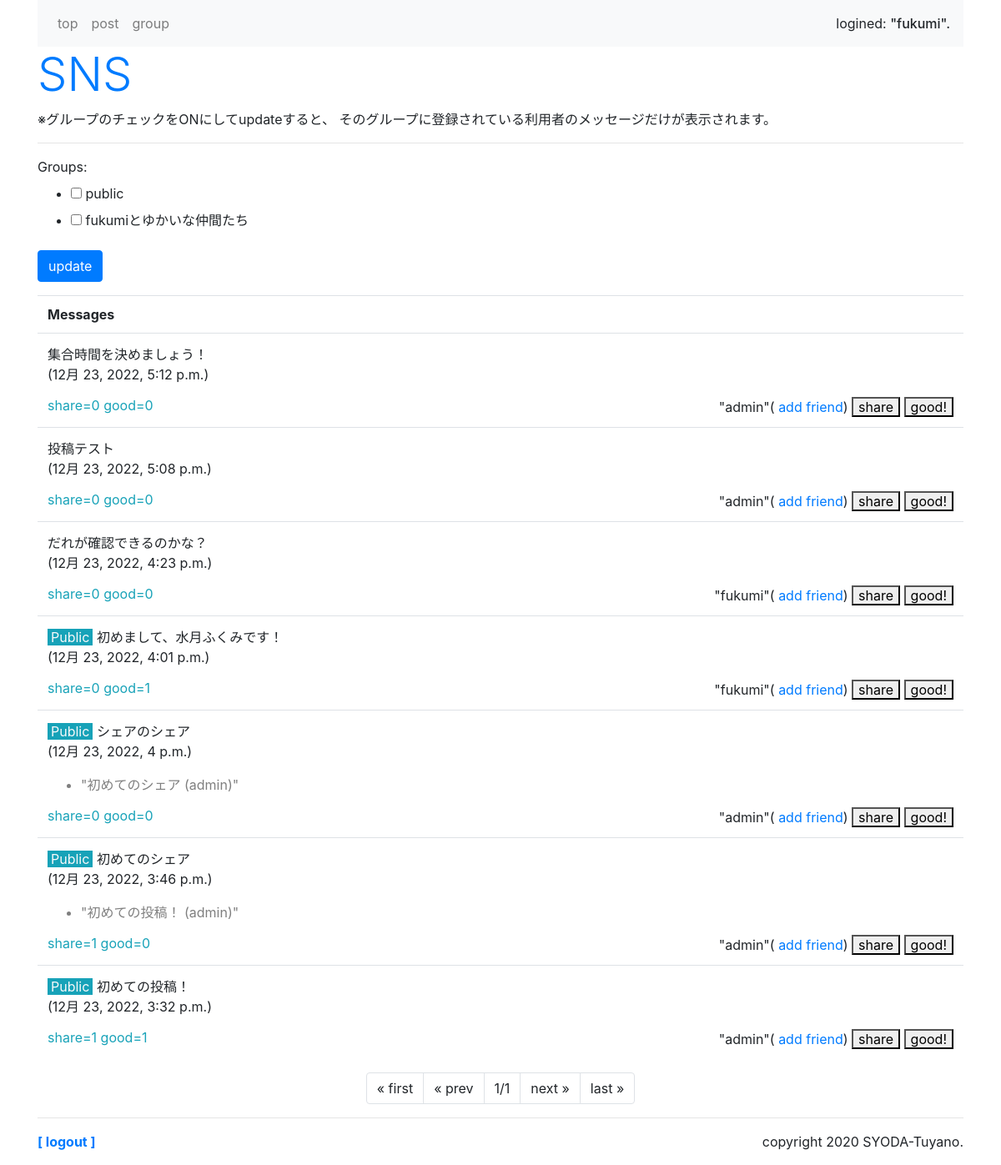
The page /sns/ (signed in) on the database its author committed.
### sns/models.py (models this page shows)
class Message(models.Model):
    owner = models.ForeignKey(
        User, on_delete=models.CASCADE, related_name='message_owner')
    group = models.ForeignKey('Group', on_delete=models.CASCADE)
    content = models.TextField(max_length=1000)
    share_id = models.IntegerField(default=-1)
    good_count = models.IntegerField(default=0)
    share_count = models.IntegerField(default=0)
    pub_date = models.DateTimeField(auto_now_add=True)
    def __str__(self):
        return str(self.content) + ' (' + str(self.owner) + ')'
    def get_share(self):
        return Message.objects.get(id=self.share_id)
    class Meta:
        ordering = ('-pub_date',)

### sns/views.py (the view)
# urls.py: path('', views.index, name='index')
@login_required(login_url='/admin/login/')
def index(request, page=1):
    (public_user, public_group) = get_public()
    if request.method == 'POST':
        checkform = GroupCheckForm(request.user, request.POST)
        glist = []
        for item in request.POST.getlist('groups'):
            glist.append(item)
        message = get_your_group_message(request.user, glist, page)
    else:
        checkform = GroupCheckForm(request.user)
        gps = Group.objects.filter(owner=request.user)
        glist=[public_group.title]
        for item in gps:
            glist.append(item.title)
        message = get_your_group_message(request.user, glist, page)
    params ={
        'login_user':request.user
        , 'contents':message
        , 'check_form':checkform
    }
    return render(request,'sns/index.html', params)

### sns/forms.py
class GroupCheckForm(forms.Form):
    def __init__(self, user, *args, **kwargs):
        super(GroupCheckForm, self).__init__(*args, **kwargs)
        public = User.objects.filter(username='public').first()
        self.fields['groups'] = forms.MultipleChoiceField(
            choices=[(item.title, item.title) for item in Group.objects.filter(owner__in=[user, public])],
            widget=forms.CheckboxSelectMultiple(),
        )

### sns/views.py (called while the page is built)
def get_your_group_message(owner, glist, page):
    page_num = 10 # 1ページあたりの表示数
    (public_user, public_group) = get_public()
    groups=Group.objects.filter(Q(owner=owner)|Q(owner=public_user)).filter(title__in=glist)
    me_friends=Friend.objects.filter(group__in=groups)
    me_users=[]
    for f in me_friends:
        me_users.append(f.user)
    his_groups=Group.objects.filter(owner__in=me_users)
    his_friends=Friend.objects.filter(user=owner).filter(group__in=his_groups)
    me_groups=[]
    for hf in his_friends:
        me_groups.append(hf.group)
    messages = Message.objects.filter(Q(group__in=groups)|Q(group__in=me_groups))
    page_item = Paginator(messages, page_num)
    return page_item.get_page(page)

def get_public():
    public_user = User.objects.filter(username='public').first()
    public_group = Group.objects.filter(owner=public_user).first()
    return(public_user, public_group)

### sns/templates/sns/index.html (shortened to what this page needs)
{% extends 'sns/layout.html' %}
{% block header %}
<h1 class="display-4 text-primary">SNS</h1>
<p>※グループのチェックをONにしてupdateすると、
そのグループに登録されている利用者のメッセージだけが表示されます。</p>
{% endblock %}
{% block content %}
<hr>
<div>
    <form action="{% url 'index' %}" method="post" name="group_form">
        {{check_form}}
        <div>
            <button class="btn btn-primary">update</button>
        </div>
    </form>
</div>
<table class="table mt-3">
    <tr><th>Messages</th></tr>
    {% for item in contents %}
    <tr><td>
    <p class="my-0">
        {% if item.group.title == 'public' %}
        <span class="bg-info text-light px-1">Public</span>
        {% endif %}
        {{item.content}}</p>
    <p class=""> ({{item.pub_date}})</p>
    {% if item.share_id > 0 %}
        <ul><li class="text-black-50">"{{item.get_share}}"</li></ul>
    {% endif %}
    <span class="float-left text-info">
        share={{item.share_count}} good={{item.good_count}}
    </span>
    <span class="float-right">
        "{{item.owner}}"(<a href="{% url 'add' %}?name={{item.owner}}">
            add friend</a>)
        <a href="{% url 'share' item.id %}">
            <button class="py-0">share</button></a>
        <a href="{% url 'good' item.id %}">
            <button class="py-0">good!</button></a>
    </span>
</td></tr>
{% endfor %}
</table>
<ul class="pagination justify-content-center">
    {% if data.has_previous %}
    <li class="page-item">
        <a class="page-link" href="{% url 'index' %}">&laquo; first</a>
    </li>
    <li class="page-item">
        <a class="page-link" href="{% url 'index' %}{{data.previous_page_number}}">&laquo; prev</a>
    </li>
    {% else %}
    <li class="page-item">
        <a class="page-link">&laquo; first</a>
    </li>
    <li class="page-item">
        <a class="page-link">&laquo; prev</a>
    </li>
    {% endif %}
    <li class="page-item">
        <a class="page-link">
        {{contents.number}}/{{contents.paginator.num_pages}}</a>
    </li>
    {% if data.has_next %}
    <li class="page-item">
        <a class="page-link" href="{% url 'index' %}{{data.next_page_number}}">next &raquo;</a>
    </li>
    <li class="page-item">
        <a class="page-link" href="{% url 'index' %}{{data.paginator.num_pages}}">last &raquo;</a>
    </li>
    {% else %}
    <li class="page-item">
        <a class="page-link">next &raquo;</a>
    </li>
    <li class="page-item">
        <a class="page-link">last &raquo;</a>
    </li>
    {% endif %}
</ul>
{% endblock %}

### sns/templates/sns/layout.html (shortened to what this page needs)
{% load static %}
<head>
    <link rel="stylesheet" href="https://stackpath.bootstrapcdn.com/bootstrap/4.3.1/css/bootstrap.min.css"
>
</head>
<body class="container">
    <nav class="navbar navbar-expand navbar-light bg-light">
    <ul class="navbar-nav mr-auto">
        <li class="nav-item">
            <a class="nav-link" href="{% url 'index' %}">top</a>
        </li>
        <li class="nav-item">
            <a class="nav-link" href="{% url 'post' %}">post</a>
        </li>
        <li class="nav-item">
            <a class="nav-link" href="{% url 'groups' %}">group</a>
        </li>
    </ul>
    <span>logined: <span class="h6">"{{login_user}}".</span></span>
    </nav>
    <div>
        {% block header %}{% endblock %}
    </div>
    <divclass="content">
        {% block content %}{% endblock %}
    <hr>
    <div class="my-3">
        <span class="font-weight-bold">
            <a href="/admin/logout?next=/sns/">
                [ logout ]</a></span>
        <span class="float-right">copyright 2020
            SYODA-Tuyano.</span>
        </div>
    </body>
    </html>

### rows shown on the page
Message: content "集合時間を決めましょう！", pub_date "12月 23, 2022, 5:12 p.m.", share_count "0", good_count "0", owner "admin"
Message: content "投稿テスト", pub_date "12月 23, 2022, 5:08 p.m.", share_count "0", good_count "0", owner "admin"
Message: content "だれが確認できるのかな？", pub_date "12月 23, 2022, 4:23 p.m.", share_count "0", good_count "0", owner "fukumi"
Message: shows "Public", content "初めまして、水月ふくみです！", pub_date "12月 23, 2022, 4:01 p.m.", share_count "0", good_count "1", owner "fukumi"
Message: shows "Public", content "シェアのシェア", pub_date "12月 23, 2022, 4 p.m.", get_share "初めてのシェア (admin)", share_count "0", good_count "0", owner "admin"
Message: shows "Public", content "初めてのシェア", pub_date "12月 23, 2022, 3:46 p.m.", get_share "初めての投稿！ (admin)", share_count "1", good_count "0", owner "admin"
Message: shows "Public", content "初めての投稿！", pub_date "12月 23, 2022, 3:32 p.m.", share_count "1", good_count "1", owner "admin"

### other values the page prints
{{ login_user }} "fukumi"
{{ contents.number }} "1"
{{ contents.paginator.num_pages }} "1"
